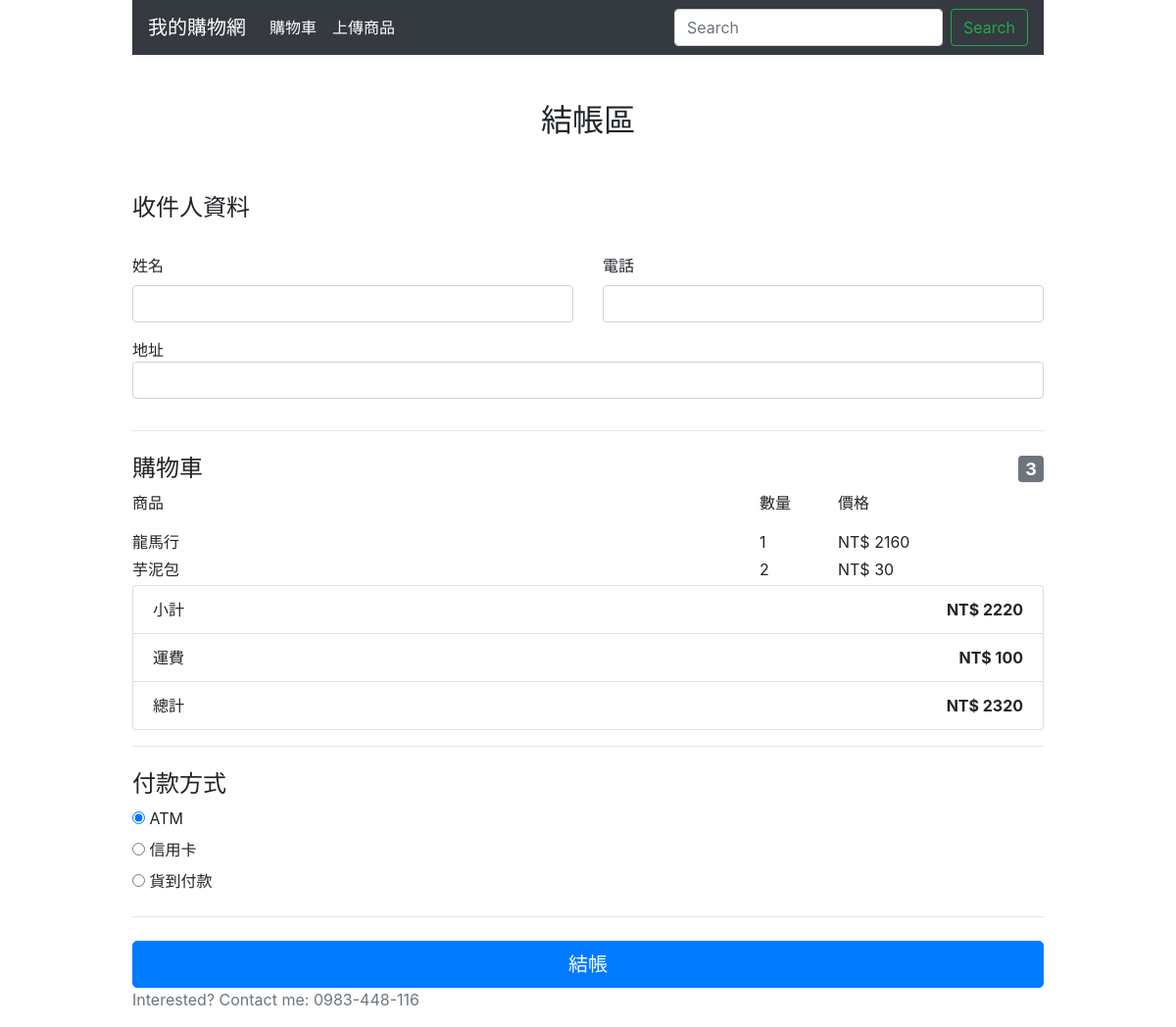
The page /checkout.php on the database its author committed.
### tables this page shows
CREATE TABLE `tempCart` (
  `id` int(11) NOT NULL,
  `productId` int(11) NOT NULL,
  `quantity` int(11) NOT NULL,
  `date` datetime NOT NULL DEFAULT CURRENT_TIMESTAMP
);

CREATE TABLE `product` (
  `id` int(11) UNSIGNED NOT NULL,
  `categoryId` int(11) UNSIGNED NOT NULL DEFAULT '1',
  `productName` varchar(100) DEFAULT NULL,
  `productPrice` int(11) UNSIGNED DEFAULT NULL,
  `productImg` varchar(100) DEFAULT NULL,
  `description` text
);

### checkout.php (called while the page is built, shortened)
<?php
$controllers = new Carts();
$controllers->checkout();

### libraries/Database.php (called while the page is built, shortened)
<?php
class Database{
	private $host = "localhost";
	private $user = "root";
	private $pass = "0000";
	private $dbname = "shoppingCart";
	private $dbh;
	private $stmt;
	public function __construct(){
		$dsn = 'mysql:host=' . $this->host . ';dbname=' . $this->dbname;
		$options = array(
			PDO::ATTR_PERSISTENT => true,
			PDO::ATTR_ERRMODE => PDO::ERRMODE_EXCEPTION
		);
		try{
			$this->dbh = new PDO($dsn, $this->user, $this->pass, $options);
		} catch(PDOException $e){
			$this->error = $e->getMessage();
				echo $this->error;
		}
	}
	public function query($sql){
		$this->stmt = $this->dbh->prepare($sql);
	}
	public function execute(){
		return $this->stmt->execute();
	}
	public function resultSet(){
		$this->execute();
		return $this->stmt->fetchAll(PDO::FETCH_OBJ);
	}
	public function single(){
		$this->execute();
		return $this->stmt->fetch(PDO::FETCH_OBJ);
	}
}
?>

### models/Cart.php (called while the page is built, shortened)
<?php
class Cart{
	private $db;
	public function __construct(){
		$this->db = new Database;
	}
	public function getTempCart(){
		$this->db->query('SELECT *,
											tempCart.id as tempCartId,
											product.id as productId,
											tempCart.quantity * product.productPrice as subtotal
											FROM tempCart
											INNER JOIN product
											WHERE tempCart.productId = product.id
											ORDER BY tempCart.date DESC');
		$results = $this->db->resultSet();
		return $results;
	}
	public function getTempCartTotalQuantity(){
		$this->db->query('SELECT sum(quantity) as totalQuantity from tempCart');
		$result = $this->db->single();
		return $result;
	}
}

### views/checkout.php (the view, shortened to what this page needs)
<?php require 'inc/header.php';?>
	<div class="py-5 text-center">
		<h2>結帳區</h2>
	</div>
	<form action="checkout.php" method="post">
		<div class="row">
			<div class="col-md-12 mb-4">
				<h4 class="" ">收件人資料</h4>
			</div>
			<div class="col-lg-6 col-md-6 mb-3">
				<label for="name">姓名</label>
				<input type="text" class="form-control" id="name" name="name" required>
			</div>
			<div class="col-lg-6 col-md-6 mb-3">
				<label for="phone">電話</label>
				<input type="text" class="form-control" id="phone" name="phone" required>
			</div>
			<div class="col-md-12 mb-3">
			<labe for="address">地址</labe>
			<input type="text" class="form-control" id="address" name="address" required>
			</div>
		</div>
		<hr class="mb-4">
		<div class="row">
			<h4 class="col-md-12 d-flex justify-content-between align-items-center">
				<span>購物車</span>
				<span class="badge badge-secondary"><?php echo $data['totalQuantity']->totalQuantity; ?></span>
			</h4>
			<div class="col-lg-8 col-md-8 mb-3">商品</div>
			<div class="col-lg-1 col-md-1 mb-3">數量</div>
			<div class="col-lg-3 col-md-3 mb-3">價格</div>
			<?php foreach ($data['products'] as $product): ?>
			<div class="col-8 col-sm-8 mb-1"><?php echo $product->productName;?></div>
			<div class="col-1 col-sm-1 mb-1"><?php echo $product->quantity;?></div>
			<div class="col-3 col-sm-3 mb-1 pricetag"><?php echo $product->productPrice;?></div>
			<?php
				$data['total'] += $product->subtotal;
				endforeach; ?>
			<div class="col-12">
				<ul class="list-group">
					<li class="list-group-item d-flex justify-content-between">
						<span>小計</span>
						<strong class="pricetag"><?php echo $data['total']; ?></strong>
					</li>
					<li class="list-group-item d-flex justify-content-between">
						<span>運費</span>
						<strong class="pricetag">100</strong>
					</li>
					<li class="list-group-item d-flex justify-content-between">
						<span>總計</span>
						<strong class="pricetag"><?php echo $data['total']+100; ?></strong>
					</li>
				</ul>
			</div>
		</div>
		<hr class="mb-4">
		<h4>付款方式</h4>
		<div>
			<input id="atm" name="paymentMethod" type="radio" value="2" checked required>
			<label for="atm">ATM</label>
		</div>
		<div>
			<input id="credit" name="paymentMethod" type="radio" value="1" required>
			<label for="credit">信用卡</label>
		</div>
		<div>
			<input id="cash" name="paymentMethod" type="radio" value="3" required>
			<label for="cash">貨到付款</label>
		</div>
		<hr class="mb-4">
		<button class="btn btn-primary btn-lg btn-block" name="submit" type="submit" value="submit">結帳</button>
	</form>
<?php require 'inc/footer.php';?>

### css/style.css (style rules this page uses)
.pricetag:before { content: 'NT$ '; }
label { display: inline-block; margin-bottom: .5rem; }

### rows shown on the page
tempcart: productId.productName "龍馬行", quantity "1", productId.productPrice "2160"
tempcart: productId.productName "芋泥包", quantity "2", productId.productPrice "30"

### other values the page prints
$data['totalQuantity']->totalQuantity "3"
$data['total'] "2220"
$data['total']+100 "2320"
